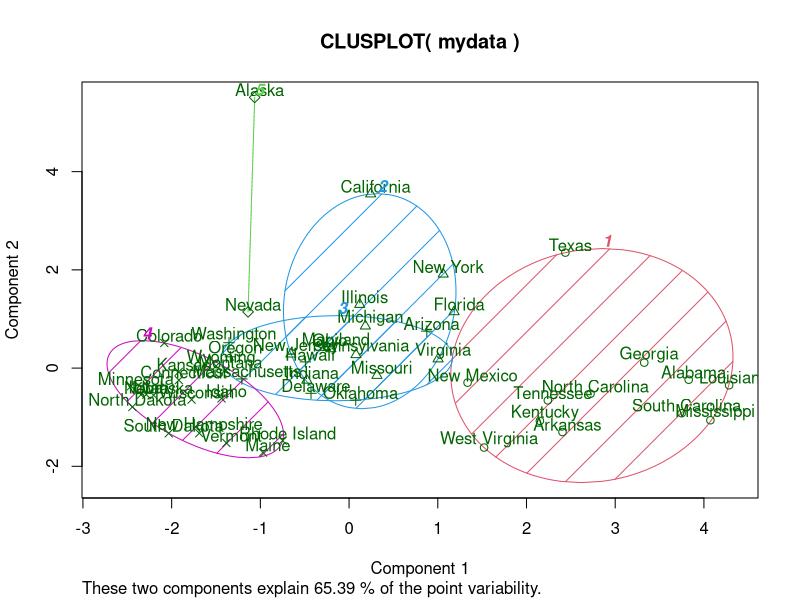
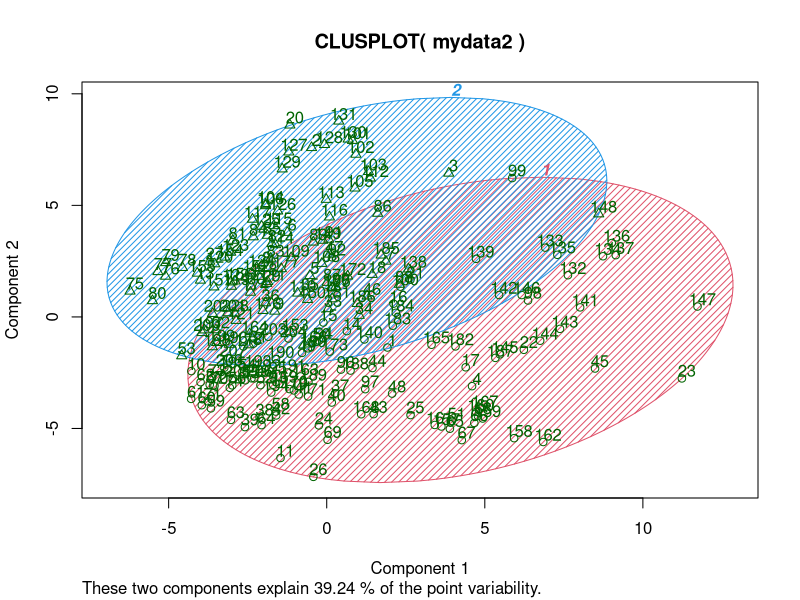

Here is the R script that generated these plots, in order: (Note: this script raises an error after producing the figures.)
head(state.x77)
str(state.x77)

st <- data.frame(state.x77)
std <- function(X) {
  return((X-min(X)) /(max(X)-min(X)))
}
mydata <- apply(st,2,std)
fit <- kmeans(x=mydata,centers=5)
fit
library(cluster)
clusplot(mydata, fit$cluster, color=TRUE, shade= TRUE,
         labels=2,lines=0)


library(mlbench)
data("Sonar")
head(Sonar)
mydata2 <- Sonar[,-61]
fit <- kmeans(x=mydata2,centers=2)
fit
clusplot(mydata2, fit$cluster, color=TRUE, shade=TRUE,
         labels=2, lines=0)


library(rpart)
head(iris.data)
iris.data <- iris[,c(1,2,4,5)]

r = rpart(Species~., data=iris.data)
r
par(mfrow = c(1,1),xpd=NA)
plot(r)
text(r,use.n = TRUE)
p=predict(r,iris.data,type='class')
table(p,iris$Species)

r_prior <- rpart(Species~., data=iris.data, parms = list(prior = c(0.1, 0.8, 0.1)))
plot(r_prior)
text(r_prior,use.n=TRUE)
